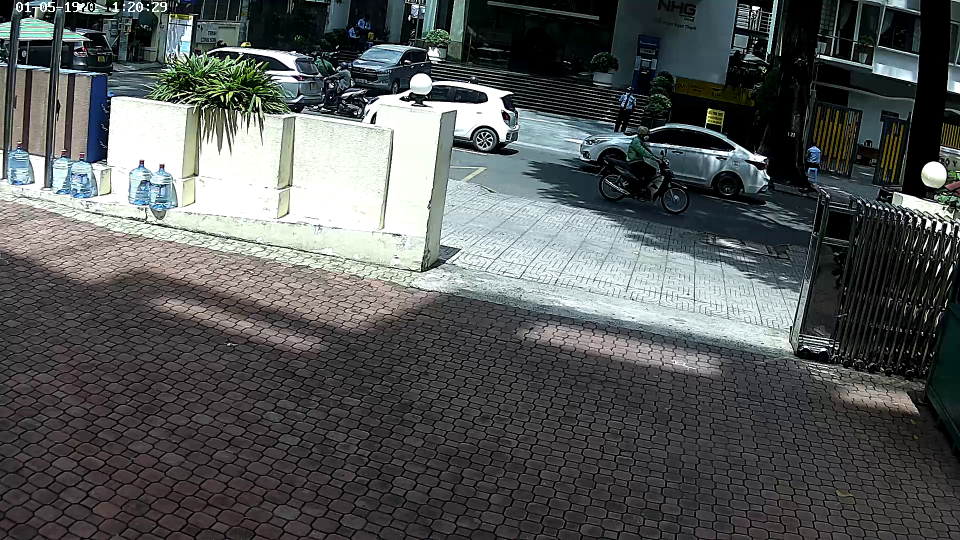
#> input picture images/real/1.jpg, 1920 x 1080 px (shown at 1/2 size)
$ python image_spot_differences_source.py
#> lines starting #> are read from the running program, lines starting #| are printed output that depends on the picture; after the words box and inside, x2 and y2 are one past the last pixel; in counts of white or black regions, pixels touching at a corner belong together
#> in get_image, returned value is the input picture: shape (1080, 1920, 3); mean B, G, R 88.7, 89, 85.6
#> call 2 of get_image, with directory = './images/real/2.jpg'
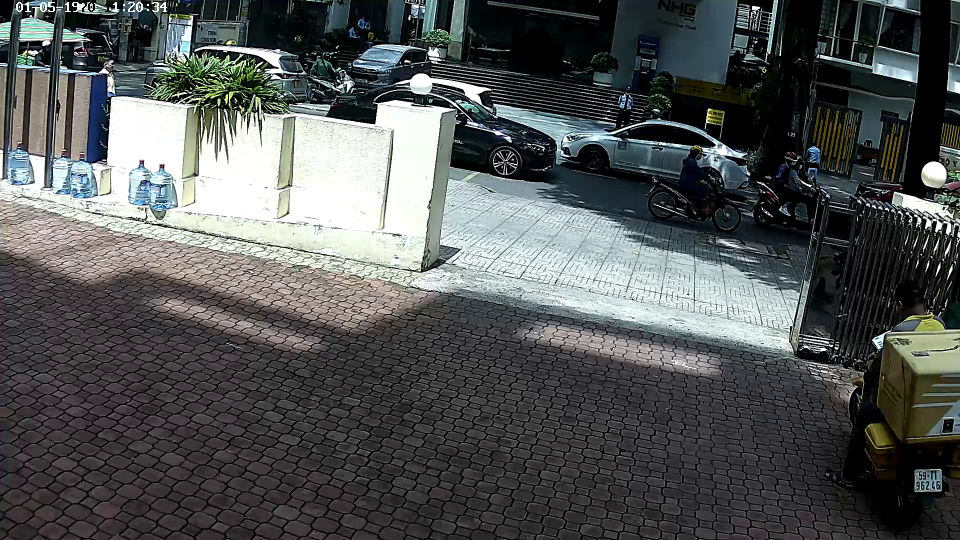
#> input picture images/real/2.jpg, 1920 x 1080 px (shown at 1/2 size)
#> in get_image, returned value is the input picture: shape (1080, 1920, 3); mean B, G, R 85.7, 86.1, 82.9
from skimage.metrics import structural_similarity
from skimage.exposure import equalize_adapthist
import cv2
import numpy as np


def get_image(directory):
    '''
    Loads and returns an image from the specified directory.

    Parameters:
        directory (str): The directory path of the image file.

    Returns:
        numpy.ndarray: The loaded image.
    '''
    print("[Console] Getting image")
    return cv2.imread(directory)


def show_image(header, image):
    '''
    Displays an image in a new window.

    Parameters:
        header (str): The window title/header.
        image (numpy.ndarray): The image to be displayed.
    '''
    print("[Console] Showing image")
    cv2.imshow(header, image)
    cv2.waitKey()


def write_image(directory, image):
    '''
    Saves an image to the specified directory.

    Parameters:
        directory (str): The directory path to save the image.
        image (numpy.ndarray): The image to be saved.
    '''
    print("[Console] Saving image")
    cv2.imwrite(directory, image)


def resize_image(image, height, width):
    '''
    Resizes an image to the specified dimensions.

    Parameters:
        image (numpy.ndarray): The image to be resized.
        height (int): The desired height of the resized image.
        width (int): The desired width of the resized image.

    Returns:
        tuple: A tuple containing the new dimensions (height, width) and the resized image.
    '''
    print("[Console] Resizing image to 720p")
    dim = (height, width)
    return dim, cv2.resize(image, dim, interpolation=cv2.INTER_AREA)


def convert_to_gray(image):
    '''
    Converts an image from BGR color space to grayscale.

    Parameters:
        image (numpy.ndarray): The input image in BGR color space.

    Returns:
        numpy.ndarray: The grayscale image.
    '''
    return cv2.cvtColor(image, cv2.COLOR_BGR2GRAY)


def convert_to_cv2_format(image):
    '''
    Converts an image with any data type to a format readable by OpenCV (BGR, uint8).

    Parameters:
        image (SSIM image): The input image with any data type

    Returns:
        numpy.ndarray: The image converted to OpenCV readable format (BGR, uint8).
    '''
    image = (image * 255).astype("uint8")
    return image


def get_blur(image, d=30, sigColor=80, sigSpace=80):
    '''
    Applies a bilateral filter blur to an image.

    Parameters:
        image (numpy.ndarray): The input image.
        d (int): Diameter of each pixel neighborhood.
        sigColor (float): Value of sigma in the color space.
        sigSpace (float): Value of sigma in the coordinate space.

    Returns:
        numpy.ndarray: The blurred image.
    '''
    return cv2.bilateralFilter(image, d, sigColor, sigSpace)


def get_equalize_adapt(image, c_limit=0.1):
    '''
    Applies Contrast Limited Adaptive Histogram Equalization (CLAHE) to enhance the contrast of an image.

    Parameters:
        image (numpy.ndarray): The input image.
        c_limit (float): Clipping limit, normalized between 0 and 1.

    Returns:
        numpy.ndarray: The image with adjusted contrast.
    '''
    equalized = equalize_adapthist(image, kernel_size=None, clip_limit=c_limit, nbins=256)
    return convert_to_cv2_format(equalized)


def get_threshold(image):
    '''
    Applies a binary thresholding operation to convert an image to a binary form.

    Parameters:
        image (numpy.ndarray): The input image.

    Returns:
        numpy.ndarray: The binary thresholded image.
    '''
    return cv2.threshold(image, 0, 255, cv2.THRESH_BINARY_INV | cv2.THRESH_OTSU)[1]


def get_edge(gray_img):
    '''
    Detects edges in a grayscale image using the Sobel edge detection algorithm.

    Parameters:
        gray_img (numpy.ndarray): The input grayscale image.

    Returns:
        numpy.ndarray: The edge-detected image.
    '''
    img_sobelx = cv2.Sobel(gray_img, -1, 1, 0, ksize=1)
    img_sobely = cv2.Sobel(gray_img, -1, 0, 1, ksize=1)
    img_sobel = cv2.addWeighted(img_sobelx, 0.5, img_sobely, 0.5, 0)
    return img_sobel


def get_contours(image):
    '''
    Finds contours in a binary image.

    Parameters:
        image (numpy.ndarray): The input binary image.

    Returns:
        list: A list of contours found in the image.
    '''
    print("[Console] Finding contours")
    threshold_img = get_threshold(image)
    contours = cv2.findContours(
        threshold_img, cv2.RETR_EXTERNAL, cv2.CHAIN_APPROX_SIMPLE
    )
    contours = contours[0] if len(contours) == 2 else contours[1]
    return contours


def get_diff_mask(image, diff_image, minDiffArea):
    '''
    Generates a mask image highlighting the differences between two images.

    Parameters:
        image (numpy.ndarray): The input image.
        diff_image (numpy.ndarray): The difference image between two images.
        minDiffArea (int): The minimum contour area threshold for considering a difference.

    Returns:
        numpy.ndarray: The mask image with differences marked.
    '''
    mask = np.zeros(image.shape, dtype="uint8")
    contours = get_contours(diff_image)
    for c in contours:
        area = cv2.contourArea(c)
        if area > minDiffArea:
            cv2.drawContours(mask, [c], 0, (255, 255, 255), -1)
    return mask


def get_diff_rect(image, diff_image, minDiffArea):
    '''
    Draws rectangles around the differences in an image.

    Parameters:
        image (numpy.ndarray): The input image.
        diff_image (numpy.ndarray): The difference image between two images.
        minDiffArea (int): The minimum contour area threshold for considering a difference.

    Returns:
        numpy.ndarray: The image with rectangles drawn around the differences.
    '''
    print("[Console] Drawing rectangle around the differences")
    img = image.copy()
    contours = get_contours(diff_image)
    for c in contours:
        area = cv2.contourArea(c)
        if area > minDiffArea:
            x, y, w, h = cv2.boundingRect(c)
            cv2.rectangle(img, (x, y), (x + w, y + h), (36, 255, 12), 2)
    return img


def get_diff_filled(image, diff_image, minDiffArea):
    '''
    Fills the differences in an image with a specific color.

    Parameters:
        image (numpy.ndarray): The input image.
        diff_image (numpy.ndarray): The difference image between two images.
        minDiffArea (int): The minimum contour area threshold for considering a difference.

    Returns:
        numpy.ndarray: The image with differences filled.
    '''
    contours = get_contours(diff_image)
    for c in contours:
        area = cv2.contourArea(c)
        if area > minDiffArea:
            cv2.drawContours(image, [c], 0, (0, 255, 0), -1)
    return image


def get_structural_similarity(first_image, second_image):
    '''
    Calculates the structural similarity between two images.

    Parameters:
        first_image (numpy.ndarray): The first input image.
        second_image (numpy.ndarray): The second input image.

    Returns:
        float: The structural similarity index between the two images.
        numpy.ndarray: The difference image highlighting the dissimilarities.
    '''
    print("[Console] Calculating differences")
    (score, diff_img) = structural_similarity(first_image, second_image, full=True)
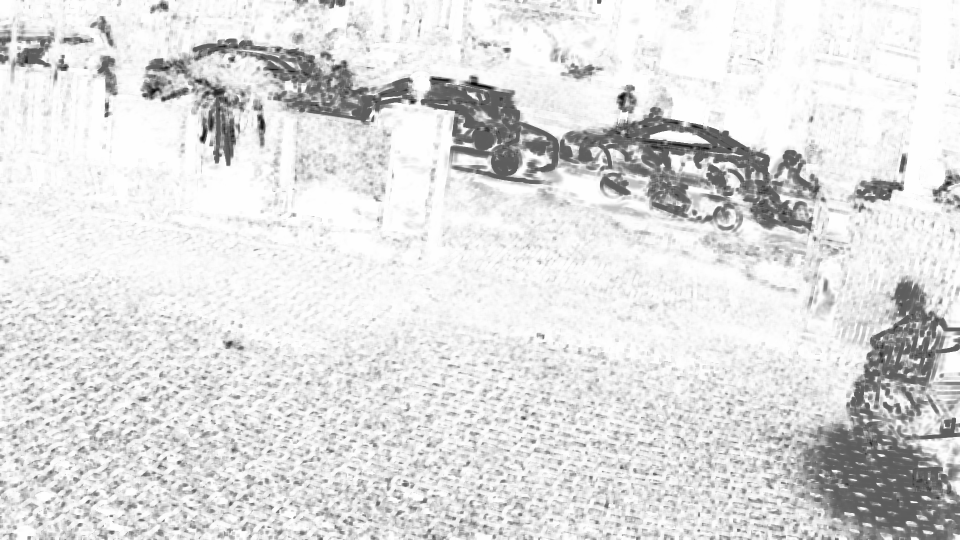
#> diff_img: shape (1080, 1920) float64 (shown at 1/2 size); min -0.581, max 1, mean 0.799; drawn with min black and max white
#> score = 0.799
    diff_img = convert_to_cv2_format(diff_img)
    print("[Console] Similarity score of {:.4f}%".format(score * 100))
#| [Console] Similarity score of 79.9203%
    return score, diff_img


def preprocess_image(image, gray=True, contrast=False, blur=False, edge=False):
    '''
    Preprocesses an image by applying various image processing techniques.

    Parameters:
        image (numpy.ndarray): The input image to be preprocessed.
        gray (bool): Flag indicating whether to convert the image to grayscale (default: True).
        contrast (bool): Flag indicating whether to adjust the contrast of the image (default: False).
        blur (bool): Flag indicating whether to apply a blur to the image (default: False).
        edge (bool): Flag indicating whether to detect edges in the image (default: False).

    Returns:
        numpy.ndarray: The preprocessed image.
    '''
    if gray:
        image = convert_to_gray(image)
    # show_image("Gray", image)
    # write_image("./gray.jpg", image)
    if contrast:
        image = get_equalize_adapt(
            image
        )  # Optional. Adjust contrast level through skimage.exposure.equalize_adapthist
    # show_image("Adjust Contrast", image)
    # write_image("./equal.jpg", image)
    if blur:
        image = get_blur(
            image
        )  # Optional. Bilateral Filter Blur for edge detect purpose
    # show_image("Blur", image)
    # write_image("./blur.jpg", image)
    if edge:
        image = get_edge(
            image
        )  # Optional. Detect different object through shape mainly, less dependent on color and noise
    # show_image("Edge", image)
    # write_image("./edge.jpg", image)
    return image


# Main
# Get Image
first_img = get_image("./images/real/1.jpg")
second_img = get_image("./images/real/2.jpg")

# Resize image if there is a difference in size
# Modify this if needed
if first_img.shape != second_img.shape:
    first_img = resize_image(first_img, 1280, 720)[1]
    second_img = resize_image(second_img, 1280, 720)[1]

# Preprocess the image before comparing
# Main step for the accuracy of the program
# Only set True for the methods that are needed for the processing images, otherwise False
# Remember for process both image the same
first_pre = preprocess_image(
    first_img,
    gray=True,
    contrast=True,
    blur=True,
    edge=True
)
second_pre = preprocess_image(
    second_img,
    gray=True,
    contrast=True,
    blur=True,
    edge=True
)

# Compare and get the result
score, diff_img = get_structural_similarity(first_pre, second_pre)
#> score = 0.799

# Marking the differences
first_rect = get_diff_rect(first_img, diff_img, 750)
#> in get_threshold, `return cv2.threshold(image, 0, 255, cv2.THRESH_BINARY_INV | cv2.THRESH..`:
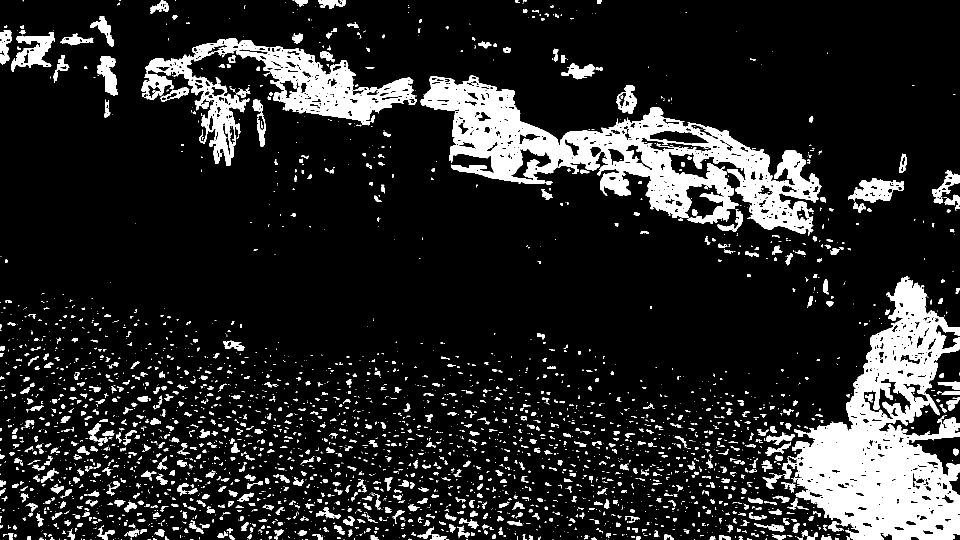
#> returned value: shape (1080, 1920) (shown at 1/2 size); 14.1% white; 3383 white regions (2292 under 20 px)
#> in get_contours, `contours = cv2.findContours( threshold_img, cv2.RETR_EXTERNAL, cv2.CHA..`: contours = 3338 contours, 2588 with area under 20; largest, box (x1, y1, x2, y2) and area: (1575, 552, 1920, 1080) 94602, (841, 151, 1643, 471) 90818, (291, 77, 834, 332) 36674, (23, 64, 110, 144) 3054, (1697, 356, 1808, 406) 3010
#> the loop in get_diff_rect, `for c in contours:` made 3338 passes
#> (area, x, y, w, h) on passes 2920, 3057, 3067, 3188, 3199, 3205, 3223, 3228, 3249, 3263, 3271, 3298: (94602, 1575, 552, 345, 528), (3010.5, 1697, 356, 111, 50), (1050, 1865, 340, 55, 55), (1434, 1233, 170, 40, 57), (90817.5, 841, 151, 802, 320), (1872, 282, 147, 65, 53), (1032, 1122, 127, 68, 32), (1744, 195, 112, 41, 79), (36674, 291, 77, 543, 255), (3053.5, 23, 64, 87, 80), (913, 0, 60, 23, 69), (872, 180, 32, 48, 62)
#> area on passes 36, 39, 44, 46, 48, 56: 26, 23.5, 20, 24.5, 46, 48.5
#> after the loop in get_diff_rect, `for c in contours:`:
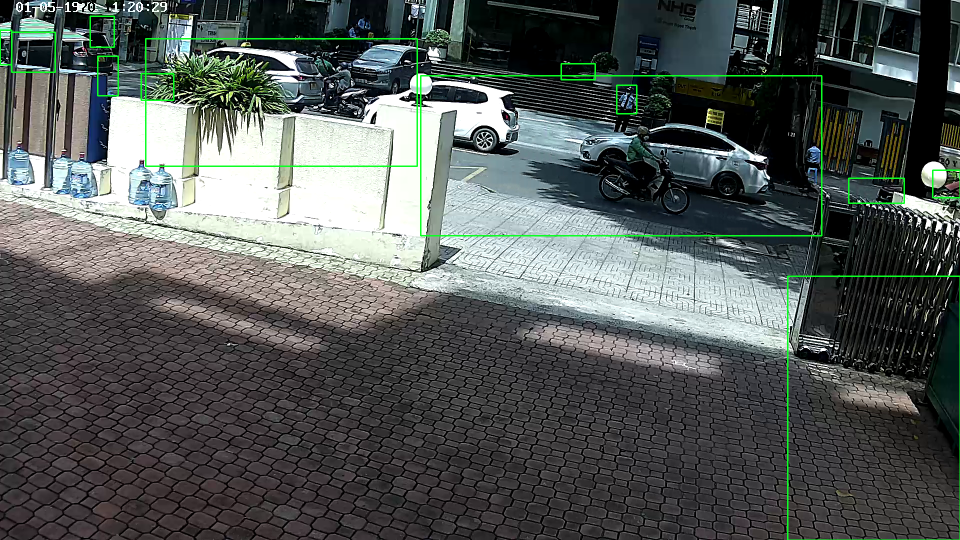
#> img: shape (1080, 1920, 3) (shown at 1/2 size); 1.01% of pixels changed, all inside (x1, y1, x2, y2) = (0, 31, 1920, 1080)
second_rect = get_diff_rect(second_img, diff_img, 750)
#> call 2 of get_diff_rect, with minDiffArea = 750
#> the loop in get_diff_rect (call 2), `for c in contours:` made 3338 passes
#> after the loop in get_diff_rect (call 2), `for c in contours:`:
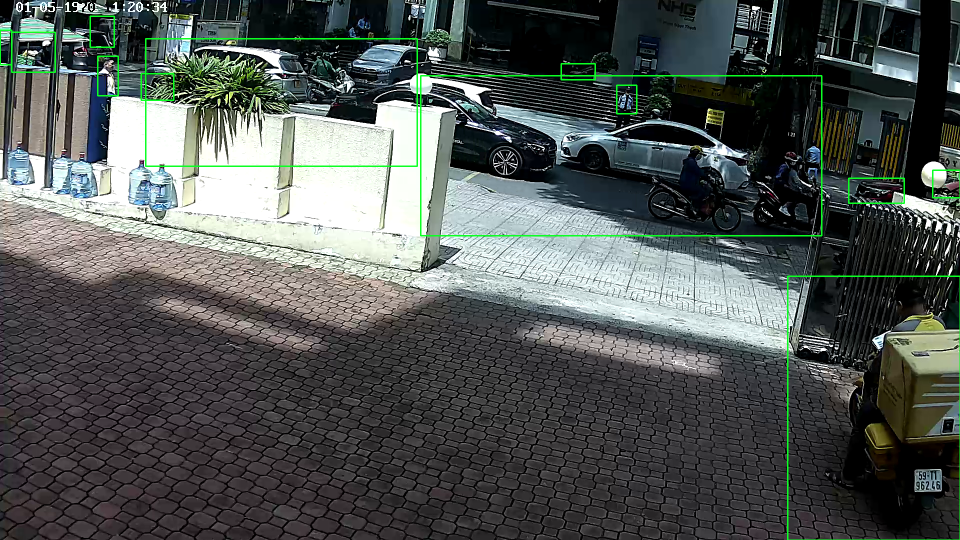
#> img: shape (1080, 1920, 3) (shown at 1/2 size); 1.01% of pixels changed, all inside (x1, y1, x2, y2) = (0, 31, 1920, 1080)
mask = get_diff_mask(first_img, diff_img, 750)
#> the loop in get_diff_mask, `for c in contours:` made 3338 passes
#> after the loop in get_diff_mask, `for c in contours:`:
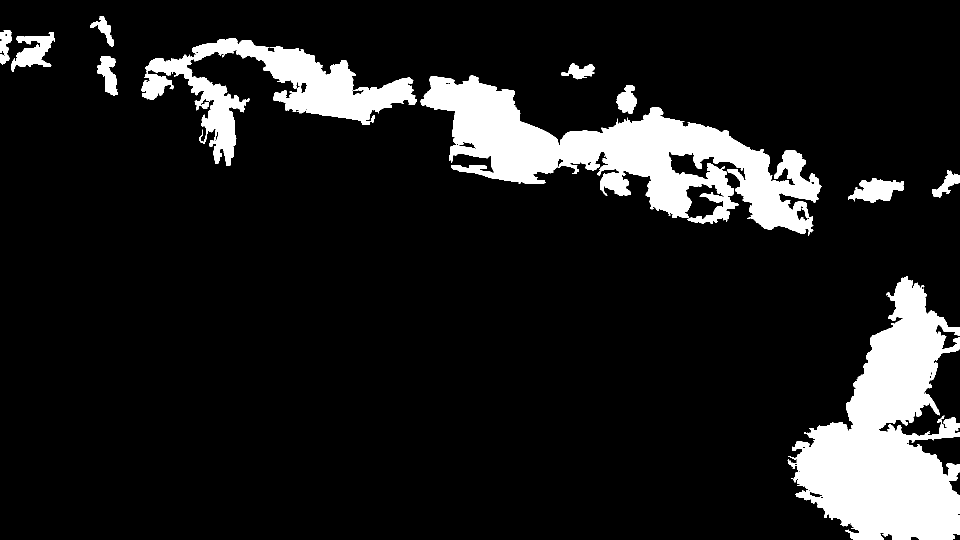
#> mask: shape (1080, 1920, 3) (shown at 1/2 size); 11.8% white; 12 white regions
filled_img = get_diff_filled(second_img, diff_img, 750)
#> the loop in get_diff_filled, `for c in contours:` made 3338 passes
#> after the loop in get_diff_filled, `for c in contours:`:
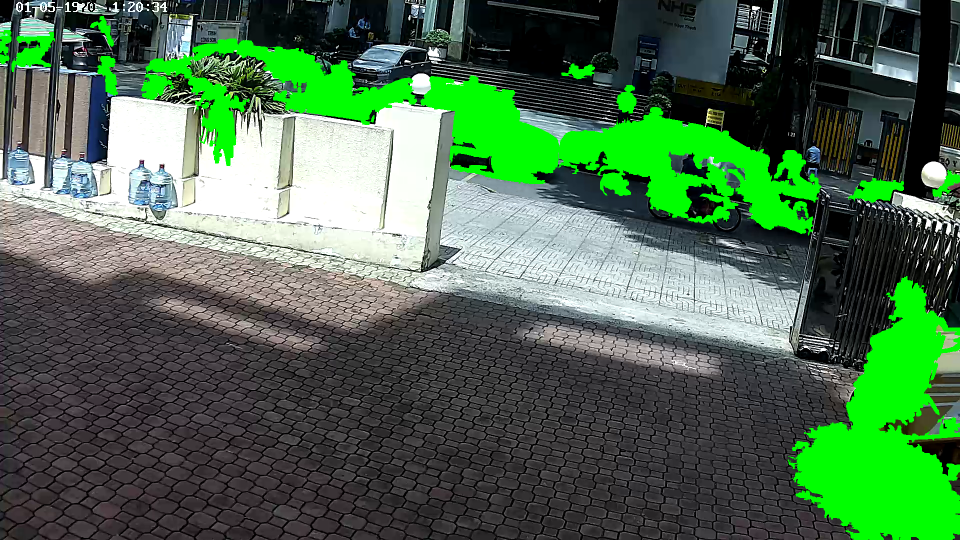
#> image: shape (1080, 1920, 3) (shown at 1/2 size); mean B, G, R 79, 109.2, 76.6

# Output
show_image("First Image", first_rect)
# write_image("./output/real/1_2/first_rect.jpg", first_rect)
show_image("Second Image", second_rect)
# write_image("./output/real/1_2/second_rect.jpg", second_rect)
show_image("Differences", diff_img)
# write_image("./output/real/1_2/diff_img.jpg", diff_img)
show_image("Mask Differences", mask)
# write_image("./output/real/1_2/mask.jpg", mask)
show_image("Filled Differences", filled_img)
# write_image("./output/real/1_2/filled.jpg", filled_img)
